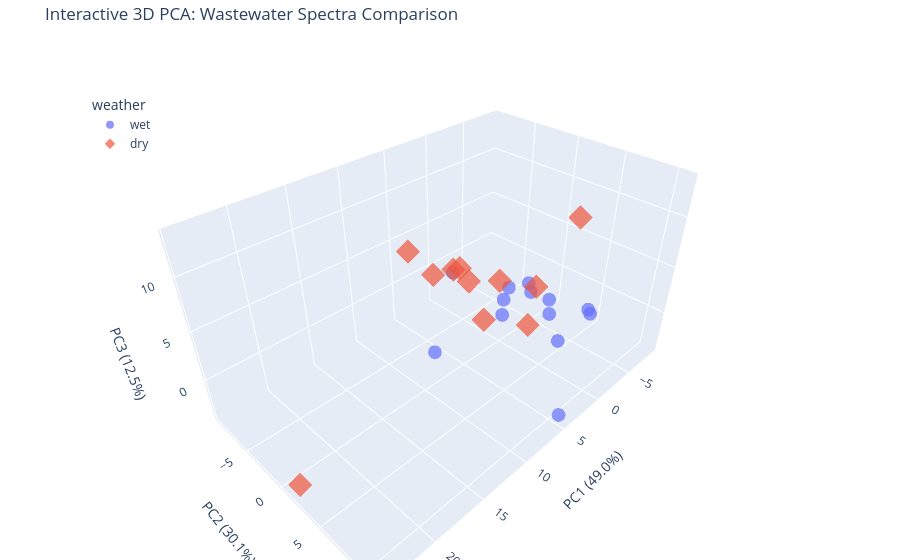

The notebook cell this image was saved under:
### Code cell
import plotly.express as px


# 1. Use the PCA results you already calculated (X_pca_full)
# We will create a clean dataframe for the interactive plot
df_3d = pd.DataFrame(X_pca_full[:, :3], columns=['PC1', 'PC2', 'PC3'])
df_3d['weather'] = y.values

# 2. Create the 3D Scatter Plot
fig = px.scatter_3d(
    df_3d, 
    x='PC1', 
    y='PC2', 
    z='PC3',
    color='weather',
    symbol='weather', # Different shapes for different plants
    opacity=0.7,
    title='Interactive 3D PCA: Wastewater Spectra Comparison',
    labels={
        'PC1': f'PC1 ({pca_full.explained_variance_ratio_[0]*100:.1f}%)',
        'PC2': f'PC2 ({pca_full.explained_variance_ratio_[1]*100:.1f}%)',
        'PC3': f'PC3 ({pca_full.explained_variance_ratio_[2]*100:.1f}%)'
    }
)

# 3. Enhance the layout
fig.update_layout(
    margin=dict(l=0, r=0, b=0, t=40),
    legend=dict(yanchor="top", y=0.9, xanchor="left", x=0.1)
)

# Show the plot
fig.show()

### Figure 1 — Plotly figure (JSON) as saved in the notebook; plotly's stock layout.template omitted (floating-point values rounded to 4 significant figures)
{"data": [{"hovertemplate": "weather=wet<br>PC1 (49.0%)=%{x}<br>PC2 (30.1%)=%{y}<br>PC3 (12.5%)=%{z}<extra></extra>", "legendgroup": "wet", "marker": {"color": "#636efa", "opacity": 0.7, "symbol": "circle"}, "mode": "markers", "name": "wet", "scene": "scene", "showlegend": true, "type": "scatter3d", "x": [-2.705, -0.5941, 5.14, 0.2221, -6.486, -5.142, -5.22, -7.981, -8.719, 7.26, -1.167, 1.099, -2.672], "y": [3.706, 6.385, 11.03, -6.262, 5.868, 1.894, -0.457, -2.858, 4.306, -1.577, -0.6804, 1.103, -1.31], "z": [-0.6064, -1.15, -3.113, 0.8464, -1.427, -1.07, -1.325, -2.689, -2.896, -2.549, -0.3686, -0.09577, 0.02834]}, {"hovertemplate": "weather=dry<br>PC1 (49.0%)=%{x}<br>PC2 (30.1%)=%{y}<br>PC3 (12.5%)=%{z}<extra></extra>", "legendgroup": "dry", "marker": {"color": "#EF553B", "opacity": 0.7, "symbol": "diamond"}, "mode": "markers", "name": "dry", "scene": "scene", "showlegend": true, "type": "scatter3d", "x": [3.346, 0.2126, 0.4259, 3.09, -0.9869, -3.3, -6.292, 1.514, 2.338, 24.11, 2.51], "y": [-9.352, -4.056, -6.001, -6.099, -6.485, -3.065, -0.6668, 4.414, 8.846, 1.24, 0.07659], "z": [3.283, 0.8287, 1.406, 1.965, 0.7286, -0.292, -1.3, 0.7517, 13.42, -3.909, -0.4656]}], "layout": {"legend": {"title": {"text": "weather"}, "tracegroupgap": 0, "x": 0.1, "xanchor": "left", "y": 0.9, "yanchor": "top"}, "margin": {"b": 0, "l": 0, "r": 0, "t": 40}, "scene": {"domain": {"x": [0, 1], "y": [0, 1]}, "xaxis": {"title": {"text": "PC1 (49.0%)"}}, "yaxis": {"title": {"text": "PC2 (30.1%)"}}, "zaxis": {"title": {"text": "PC3 (12.5%)"}}}, "title": {"text": "Interactive 3D PCA: Wastewater Spectra Comparison"}}}
